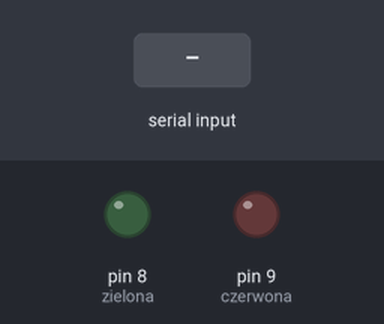
A sketch run on a simulated Arduino Uno, built with avr-gcc and run on an emulated ATmega328P. Parts: output pins drawn as LEDs (lit = HIGH). The test bench sets the inputs (shaded band).

Above: at 1.2 s.
1.3 s: "zielona\n" received over Serial
At 2.5 s:
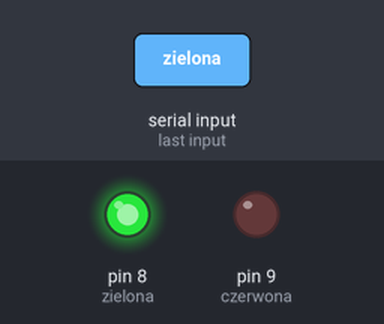
2.8 s: "czerwona\n" received over Serial
At 3.6 s:
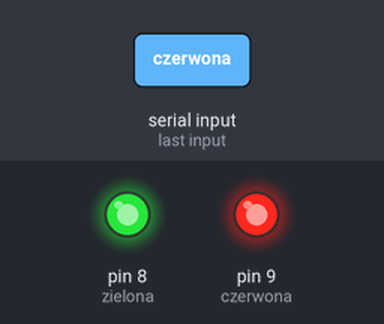
4.3 s: "zielona\n" received over Serial
At 4.8 s:
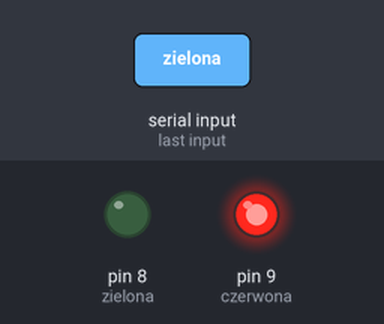
Timing chart, 0 to 7.3 s (numbered marks = the images above; inputs shaded):
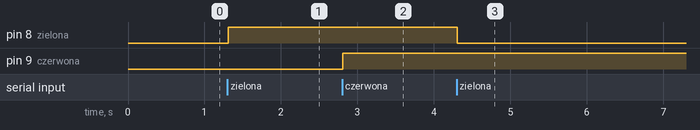

The sketch:

uatr_diody.ino
```cpp
#define zielona 8
#define czerwona 9

String odebraneDane = ""; //Pusty ciąg odebranych danych

void setup() {
  Serial.begin(9600); //Uruchomienie komunikacji
  pinMode(zielona, OUTPUT); //Konfiguracja wyjść
  pinMode(czerwona, OUTPUT);

  digitalWrite(zielona, LOW); //Wyłączamy diody
  digitalWrite(czerwona, LOW);
}

void loop() {
  if(Serial.available() > 0) { //Czy Arduino odebrało dane
    //Jeśli tak, to odczytujemy je do znaku końca linii i zapisz w zmiennej odebraneDane
    odebraneDane = Serial.readStringUntil('\n');

    if (odebraneDane == "zielona") { //Jeśli odebrano słowo "zielona"
      if (digitalRead(zielona) == LOW) {
        digitalWrite(zielona, HIGH);
      }
      else {
        digitalWrite(zielona, LOW);
      }
    }

    else if (odebraneDane == "czerwona") { //Jeśli odebrano słowo "czerwona"
      if (digitalRead(czerwona) == LOW) {
        digitalWrite(czerwona, HIGH);
      }
      else {
        digitalWrite(czerwona, LOW);
      }
    }

    else {
      Serial.println("Niepoprawne dane!");
      delay(1000);
    }
  }
}
```

Measured:
- after the input at 1.3 s, pin 8 (zielona): LOW → HIGH at once
- after the input at 2.8 s, pin 9 (czerwona): LOW → HIGH at once
- after the input at 4.3 s, pin 8 (zielona): HIGH → LOW at once
